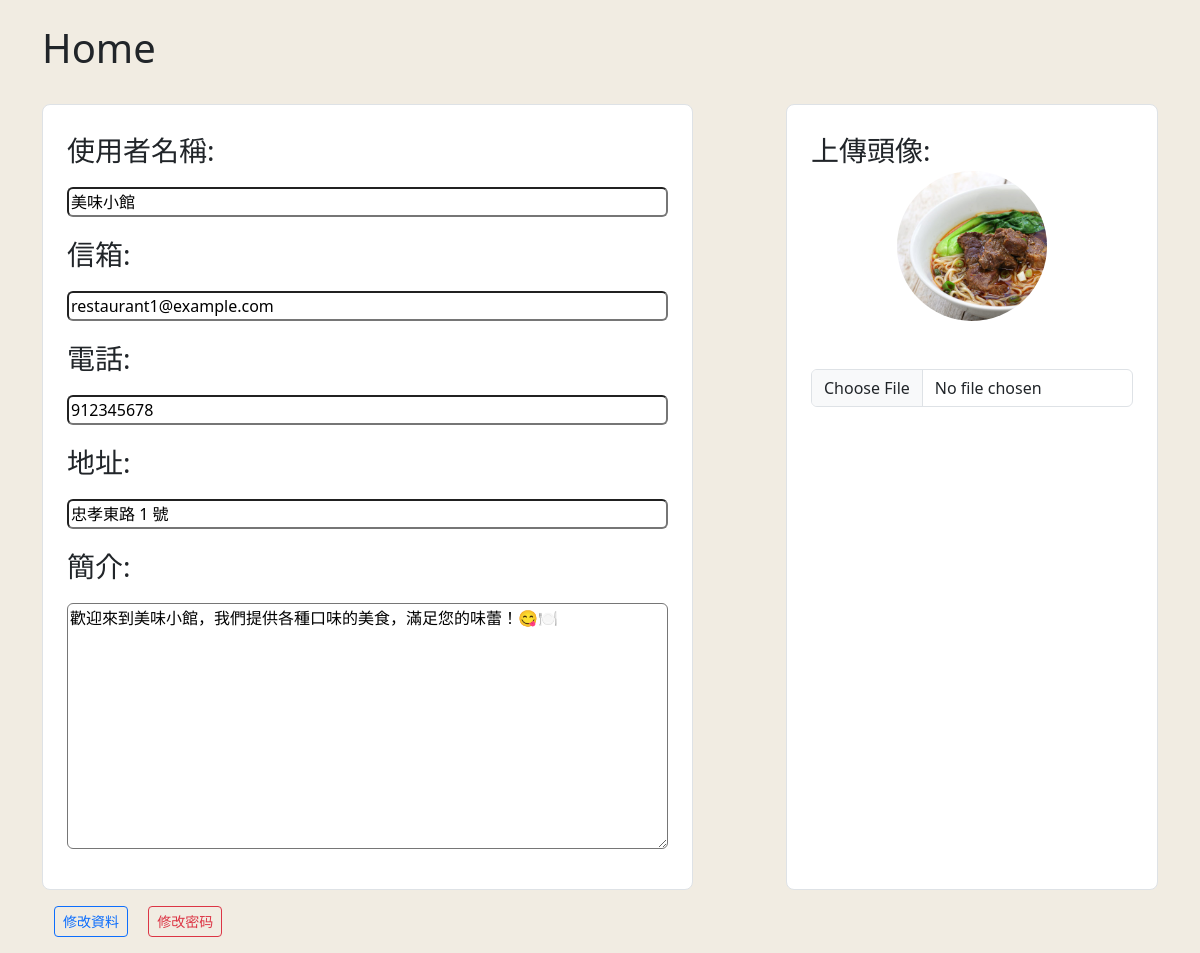
/restaurant/user/userProfile.php (signed in), run on the app's committed database.
### tables this page shows
CREATE TABLE `restaurant_user` (
  `restaurant_id` int(11) NOT NULL,
  `restaurant_tag_id` int(11) DEFAULT NULL,
  `restaurant_name` varchar(100) NOT NULL,
  `restaurant_password_hash` varchar(255) NOT NULL,
  `restaurant_email` varchar(255) NOT NULL,
  `restaurant_phonenumber` varchar(20) NOT NULL,
  `restaurant_city` varchar(10) NOT NULL,
  `restaurant_district` varchar(10) NOT NULL,
  `restaurant_address` varchar(50) NOT NULL,
  `longitude` double NOT NULL,
  `latitude` double NOT NULL,
  `createTime` date NOT NULL DEFAULT current_timestamp(),
  `introduction` varchar(1000) NOT NULL,
  `img_file` varchar(100) NOT NULL
);

### restaurant/user/userProfile.php (the view, shortened to what this page needs)
<?php
if(isset($_SESSION["user_id"])){
    $mysqli = require("../database.php");
    $sql = "SELECT * FROM `restaurant_user` WHERE `restaurant_id` = {$_SESSION["user_id"]}";
    $result = $mysqli -> query($sql);
    $user = $result -> fetch_assoc();
    $userCheck = $result->num_rows;
}
?>
<!DOCTYPE html>
<html lang="en">
<head>
    <link rel="stylesheet" href="../css/bootstrap.min.css">
    <link rel="stylesheet" href="../css/profile.css">
</head>
<body>
    <?php if (isset($user)):?>
            <?php if($result):?>
                <?php if($userCheck > 0):
                    $result->data_seek(0);
                    ?>
                    <?php while ($row = $result->fetch_assoc()):
                        ?>
                            <form action="./updateprofile.php" method="post" enctype="multipart/form-data">
                                <div class="container">
                                    <div class="py-4 w-25">
                                        <a href="../index.php" class="text-decoration-none text-reset"><h1>Home</h1></a>
                                    </div>
                                    <div class="container">
                                        <div class="row">
                                            <div class=" border bg-white rounded-3 col-7 p-4">
                                                <div class="d-flex flex-column">
                                                    <label class="fs-3" for="name">使用者名稱:</label>
                                                    <input class="my-3 rounded" type="text" id="name" name="name" value="<?=$row['restaurant_name']?>">
                                                </div>
                                                <div class="d-flex flex-column">
                                                    <label class="fs-3" for="email">信箱:</label>
                                                    <input class="my-3 rounded" type="text" id="email" name="email" value="<?=$row['restaurant_email']?>">
                                                </div>
                                                <div class="d-flex flex-column">
                                                    <label class="fs-3" for="phone">電話:</label>
                                                    <input class="my-3 rounded" type="text" id="phone" name="phone" value="<?=($row['restaurant_phonenumber'])?$row['restaurant_phonenumber'] : ''?>" required>
                                                </div>
                                                <div class="d-flex flex-column">
                                                    <label class="fs-3" for="address">地址:</label>
                                                    <input class="my-3 rounded" type="text" id="address" name="address" value="<?=$row['restaurant_address']?>" required>
                                                </div>
                                                <div class="d-flex flex-column">
                                                    <label class="fs-3" for="intro">簡介:</label>
                                                    <textarea class="my-3 rounded" type="text" id="intro" name="intro" cols="30" rows="10"><?=$row['introduction']?></textarea>
                                                </div>
                                            </div>
                                            <div class="col-1"></div>
                                            <div class="border bg-white rounded-3 col-4 p-4">
                                                <div class="d-flex flex-column">
                                                    <label class="fs-3" for="imgfile">上傳頭像:</label>
                                                            <?php if (!empty($user["img_file"])):?>
                                                                <div class="avatarbox d-flex justify-content-center mx-auto">
                                                                    <?= "<img class='rounded-circle imgbox' src='{$user['img_file']}' alt=''>"; ?>
                                                                </div>
                                                            <?php endif;?>
                                                        <input type="file" class="form-control my-5" id="imgfile" name="imgfile" aria-describedby="inputGroupFileAddon03" aria-label="Upload">
                                                </div>
                                            </div>
                                        </div>
                                        <div class="my-3">
                                            <button type="submit" class="btn btn-outline-primary btn-sm me-2">修改資料</button>
                                            <a class="btn btn-outline-danger btn-sm ms-2" href="./changePassword.php">修改密码</a>
                                        </div>
                                    </div>
                                </div>
                            </form>
                        <?php endwhile;?>
                <?php endif;?>
            <?php endif;?>
    <?php endif;?>
</body>
</html>

### restaurant/css/profile.css (style rules this page uses)
.avatarbox { width: 150px; height: 150px; overflow: hidden; }
.imgbox { -o-object-fit: cover; object-fit: cover; max-width: 150px; max-height: 150px; }
body { background-color: #f1ece2; }

### data on the page
restaurant_user: name "美味小館", email "restaurant1@example.com", phone "912345678", address "忠孝東路 1 號", intro "歡迎來到美味小館，我們提供各種口味的美食，滿足您的味蕾！😋🍽️", img_file (picture)
